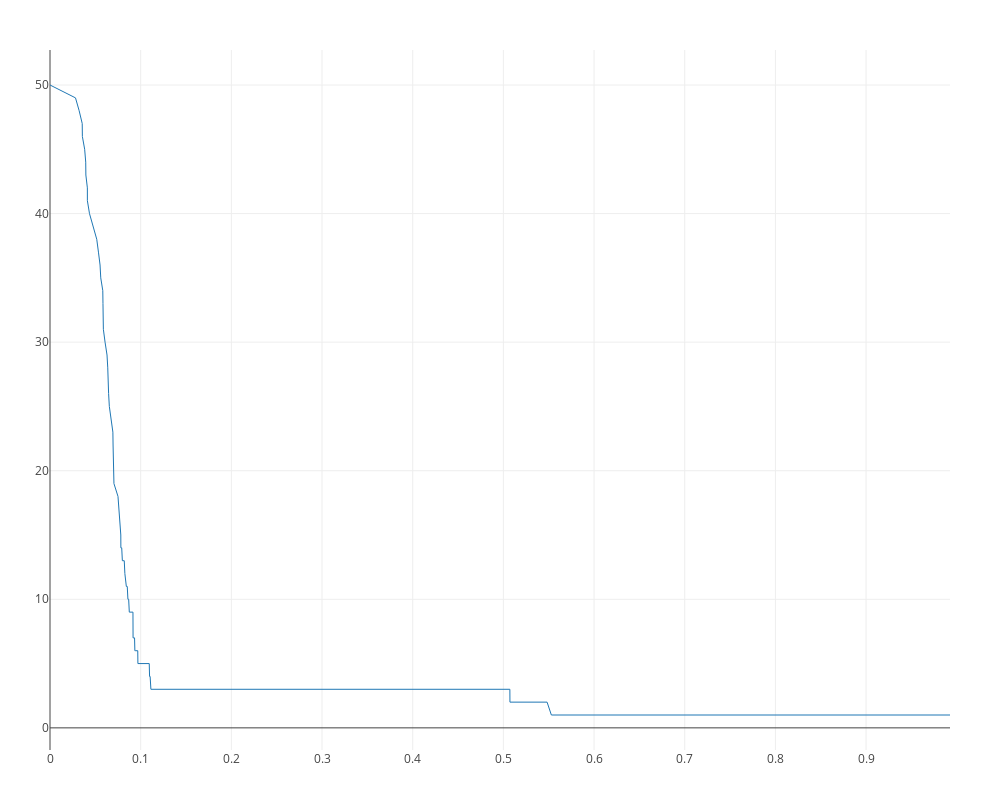

The notebook cell saved with this chart:
### Code cell
order,permuted =random_permute(wAdj)
C=TDA(permuted);
plotbetticurve_pjs(C,dim=0)

### Figure 1 — Plotly figure (JSON) as saved in the notebook; plotly's stock layout.template omitted (floating-point values rounded to 4 significant figures; data arrays with more than 128 entries replaced by an {"elided": "..."} marker saying what was removed)
{"data": [{"line": {"width": 1}, "mode": "line", "type": "scatter", "x": {"elided": "1075 float values"}, "y": {"elided": "1075 int values"}}], "layout": {"height": 800, "hovermode": "closest", "margin": {"b": 50, "l": 50, "r": 50, "t": 50}, "scene": {"aspectmode": "manual", "aspectratio": {"x": 1, "y": 49.37}}, "showlegend": false, "width": 1000}}
